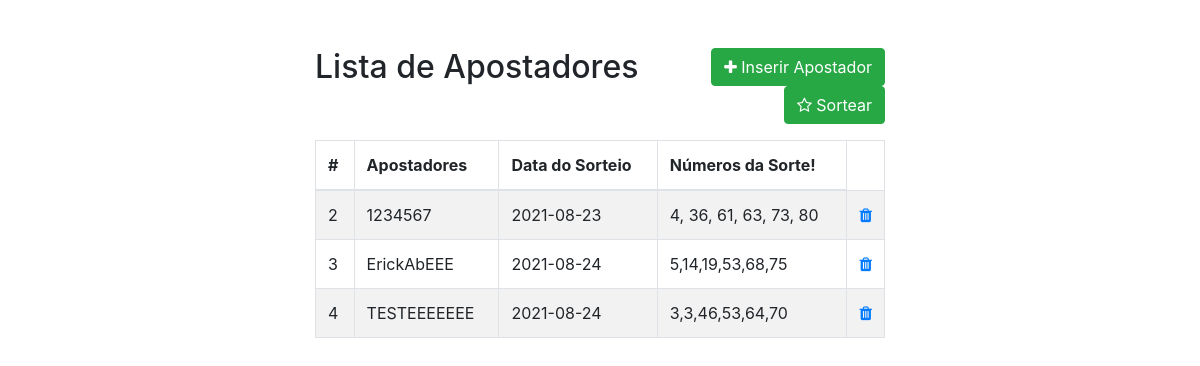
The app's page /erick2308/index.php with its own data.
### tables this page shows
CREATE TABLE IF NOT EXISTS `apostadores_numeros` (
  `id` int(11) NOT NULL AUTO_INCREMENT,
  `apostador` varchar(50) NOT NULL,
  `data` date NOT NULL,
  `numeros1` varchar(200) NOT NULL,
  PRIMARY KEY (`id`)
);

### erick2308/index.php (the view, shortened to what this page needs)
<!DOCTYPE html>
<html lang="en">
<head>
    <link rel="stylesheet" href="https://stackpath.bootstrapcdn.com/bootstrap/4.5.2/css/bootstrap.min.css">
    <link rel="stylesheet" href="https://maxcdn.bootstrapcdn.com/font-awesome/4.7.0/css/font-awesome.min.css">
</head>
<body>
    <div class="wrapper">
        <div class="container-fluid">
            <div class="row">
                <div class="col-md-12">
                    <div class="mt-5 mb-3 clearfix">
                        <h2 class="pull-left">Lista de Apostadores</h2>
                        <a href="Api/create.php" class="btn btn-success pull-right"><i class="fa fa-plus"></i> Inserir Apostador</a>
                        <a href="Api/sorteio.php" class="btn btn-success pull-right"><i class="fa fa-star-o" aria-hidden="true"></i> Sortear</a>
                    </div>
                    <?php
                    require_once "Api/config.php";
                    $sql = "SELECT * FROM `apostadores_numeros` ORDER BY id ";
                    if($result = mysqli_query($conn, $sql)){
                        if(mysqli_num_rows($result) > 0){
                            ?>
                            <table class="table table-bordered table-striped">
                                <thead>
                                    <tr>
                                        <th>#</th>
                                        <th>Apostadores</th>
                                        <th>Data do Sorteio</th>
                                        <th>Números da Sorte!</th>
                                    </tr>
                                </thead>
                                <tbody>
                                <?php
                                while($row = mysqli_fetch_array($result)){
                                    ?>
                                    <tr>
                                        <td><?php  echo $row['id']  ?></td>
                                        <td><?php  echo $row['apostador']  ?></td>
                                        <td><?php  echo $row['data']  ?></td>
                                        <td><?php  echo $row['numeros1'] ?></td>
                                        <td>
                                            <a href="Api/delete.php?id=<?php echo $row['id']?>" title="Delete Record" data-toggle="tooltip"><span class="fa fa-trash"></span></a>
                                        </td>
                                    </tr>
                                <?php
                                }
                                ?>
                                </tbody>
                            </table>
                            <?php
                        } else{
                            ?>
                            <div class="alert alert-danger"><em>No records were found.</em></div>
                            <?php
                        }
                    } else{
                        echo "Oops! Something went wrong. Please try again later.";
                    }
                    ?>
                </div>
            </div>
        </div>
    </div>
</body>
</html>

### erick2308/index.php (style rules this page uses)
.wrapper { width: 600px; margin: 0 auto; }
table tr td:last-child { width: 0px; }

### records on screen
apostadores_numeros: id "2", apostador "1234567", data "2021-08-23", numeros1 "4, 36, 61, 63, 73, 80"
apostadores_numeros: id "3", apostador "ErickAbEEE", data "2021-08-24", numeros1 "5,14,19,53,68,75"
apostadores_numeros: id "4", apostador "TESTEEEEEEE", data "2021-08-24", numeros1 "3,3,46,53,64,70"
